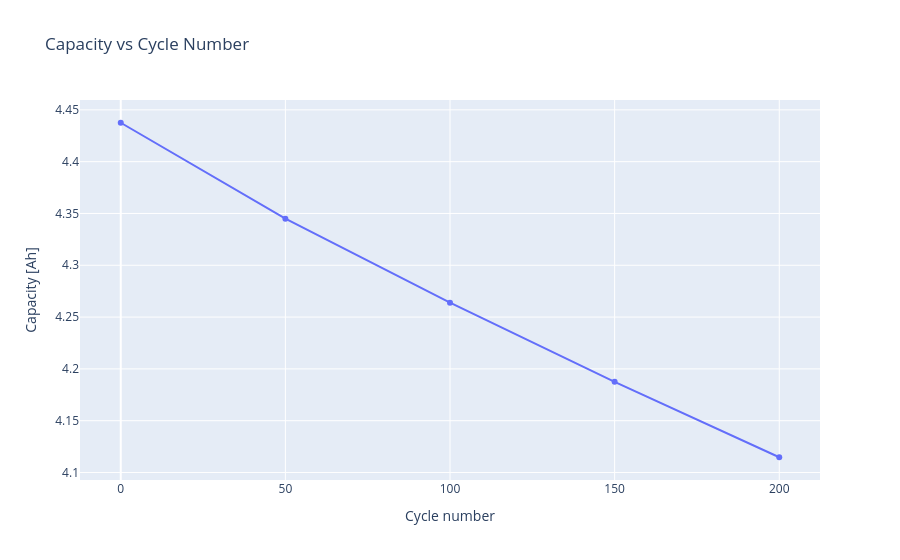

The code cell stored with this chart in its notebook:
### Code cell
result.plot_capacity()

### Figure 1 — Plotly figure (JSON) as saved in the notebook; plotly's stock layout.template omitted (floating-point values rounded to 4 significant figures)
{"data": [{"mode": "lines+markers", "name": "Capacity [Ah]", "type": "scatter", "x": [0, 50, 100, 150, 200], "y": [4.438, 4.345, 4.264, 4.188, 4.115]}], "layout": {"title": {"text": "Capacity vs Cycle Number"}, "xaxis": {"title": {"text": "Cycle number"}}, "yaxis": {"title": {"text": "Capacity [Ah]"}}}}
